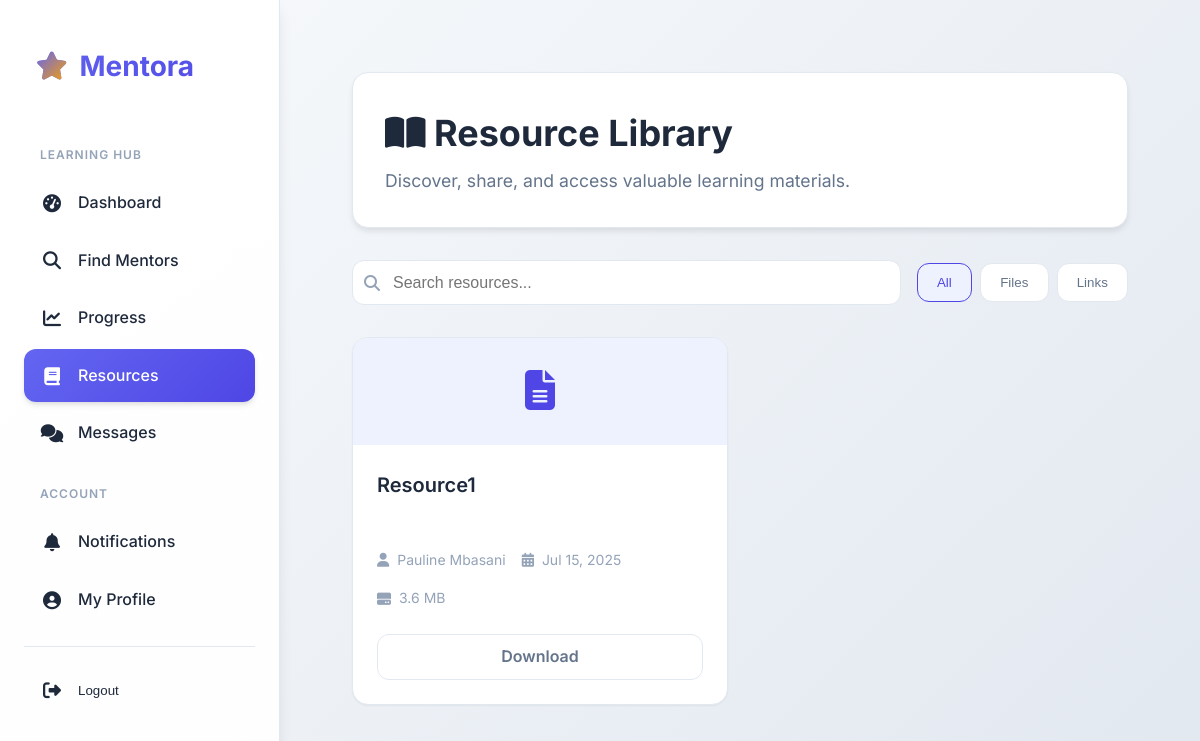
/resources/ (signed in), run on the app's committed database.
### resources/models.py (models this page shows, shortened)
class Resource(models.Model):
    uploader = models.ForeignKey(settings.AUTH_USER_MODEL, on_delete=models.CASCADE)
    title = models.CharField(max_length=255)
    description = models.TextField(blank=True)
    file = models.FileField(upload_to='resources/', null=True, blank=True)
    link = models.URLField(blank=True)
    download_count = models.IntegerField(default=0) # New field for download count
    created_at = models.DateTimeField(auto_now_add=True)

### resources/views.py (the view)
# urls.py: path('', views.index, name='index'),
@login_required
def index(request):
    resources = Resource.objects.all().order_by('-created_at')
    print(dir(request.user))
    return render(request, 'resources/index.html', {'resources': resources})

### mentorship/templatetags/notification_extras.py (called while the page is built)
@register.inclusion_tag('mentorship/notification_badge.html', takes_context=True)
def notification_badge(context):
    request = context['request']
    if request.user.is_authenticated:
        unread_count = Notification.objects.filter(recipient=request.user, is_read=False).count()
        return {'unread_count': unread_count}
    return {'unread_count': 0} # Return 0 if not authenticated

### resources/templates/resources/index.html (shortened to what this page needs)
{% extends "mentorship/base.html" %}
{% load static %}
{% block extra_head %}
<link rel="stylesheet" href="https://cdnjs.cloudflare.com/ajax/libs/font-awesome/6.4.0/css/all.min.css">
{% endblock %}
{% block content %}
<div class="resource-wrapper">
    <div class="resource-container">
        <div class="resource-header">
            <div class="header-content">
                <h1><i class="fas fa-book-open"></i> Resource Library</h1>
                <p>Discover, share, and access valuable learning materials.</p>
            </div>
        </div>
        <div class="search-filter-bar">
            <div class="search-box">
                <i class="fas fa-search search-icon"></i>
                <input type="text" id="resource-search" class="search-input" placeholder="Search resources...">
            </div>
            <div class="filter-buttons">
                <button class="filter-btn active" data-filter="all">All</button>
                <button class="filter-btn" data-filter="files">Files</button>
                <button class="filter-btn" data-filter="links">Links</button>
            </div>
        </div>
        <div class="resource-grid">
            {% for resource in resources %}
                <div class="resource-card" data-type="{% if resource.file %}files{% else %}links{% endif %}" data-search-text="{{ resource.title }} {{ resource.description }}">
                    <div class="resource-icon">
                        {% if resource.file %}
                            <i class="fas fa-file-alt"></i>
                        {% else %}
                            <i class="fas fa-link"></i>
                        {% endif %}
                    </div>
                    <div class="resource-content">
                        <h2>{{ resource.title }}</h2>
                        <div class="resource-meta">
                            <span><i class="fas fa-user"></i> {{ resource.uploader.get_full_name|default:resource.uploader.username }}</span>
                            <span><i class="fas fa-calendar-alt"></i> {{ resource.created_at|date:"M d, Y" }}</span>
                            {% if resource.file %}
                                <span><i class="fas fa-hdd"></i> {{ resource.file.size|filesizeformat }}</span>
                            {% endif %}
                        </div>
                        <div class="resource-actions">
                            {% if resource.file %}
                                <a href="{{ resource.file.url }}" class="action-btn download" download>Download</a>
                            {% elif resource.link %}
                                <a href="{{ resource.link }}" class="action-btn visit" target="_blank" rel="noopener noreferrer">Visit Link</a>
                            {% endif %}
                        </div>
                    </div>
                </div>
            {% empty %}
                <div class="no-resources">
                    <h3>No Resources Found</h3>
                    <p>Be the first to share valuable learning materials!</p>
                </div>
            {% endfor %}
        </div>
    </div>
</div>
{% endblock %}

### mentorship/templates/mentorship/base.html (style rules this page uses)
:root { --primary-color: #6366f1; --primary-dark: #4f46e5; --primary-light: #a5b4fc; --secondary-color: #64748b; --accent-color: #f59e0b; --background-light: #f8fafc; --background-dark: #0f172a; --surface: #ffffff; --surface-hover: #f1f5f9; --text-dark: #1e293b; --text-light: #64748b; --text-muted: #94a3b8; --border: #e2e8f0; --border-dark: #334155; --success: #10b981; --error: #ef4444; --warning: #f59e0b; --info: #3b82f6; --shadow-sm: 0 1px 2px 0 rgb(0 0 0 / 0.05); --shadow-md: 0 4px 6px -1px rgb(0 0 0 / 0.1), 0 2px 4px -1px rgb(0 0 0 / 0.06); --shadow-lg: 0 10px 15px -3px rgb(0 0 0 / 0.1), 0 4px 6px -2px rgb(0 0 0 / 0.05); --transition: all 0.3s cubic-bezier(0.4, 0, 0.2, 1); --border-radius: 12px; --sidebar-width: 280px; }
* { box-sizing: border-box; }
body { font-family: 'Inter', -apple-system, BlinkMacSystemFont, sans-serif; margin: 0; padding: 0; background: linear-gradient(135deg, #f8fafc 0%, #e2e8f0 100%); color: #1e293b; line-height: 1.6; display: flex; min-height: 100vh; font-weight: 400; }
html { scroll-behavior: smooth; }

### data on the page
Resource: title "Resource1", uploader.get_full_name "Pauline Mbasani", created_at "Jul 15, 2025", file.size|filesizeformat "3.6 MB"
